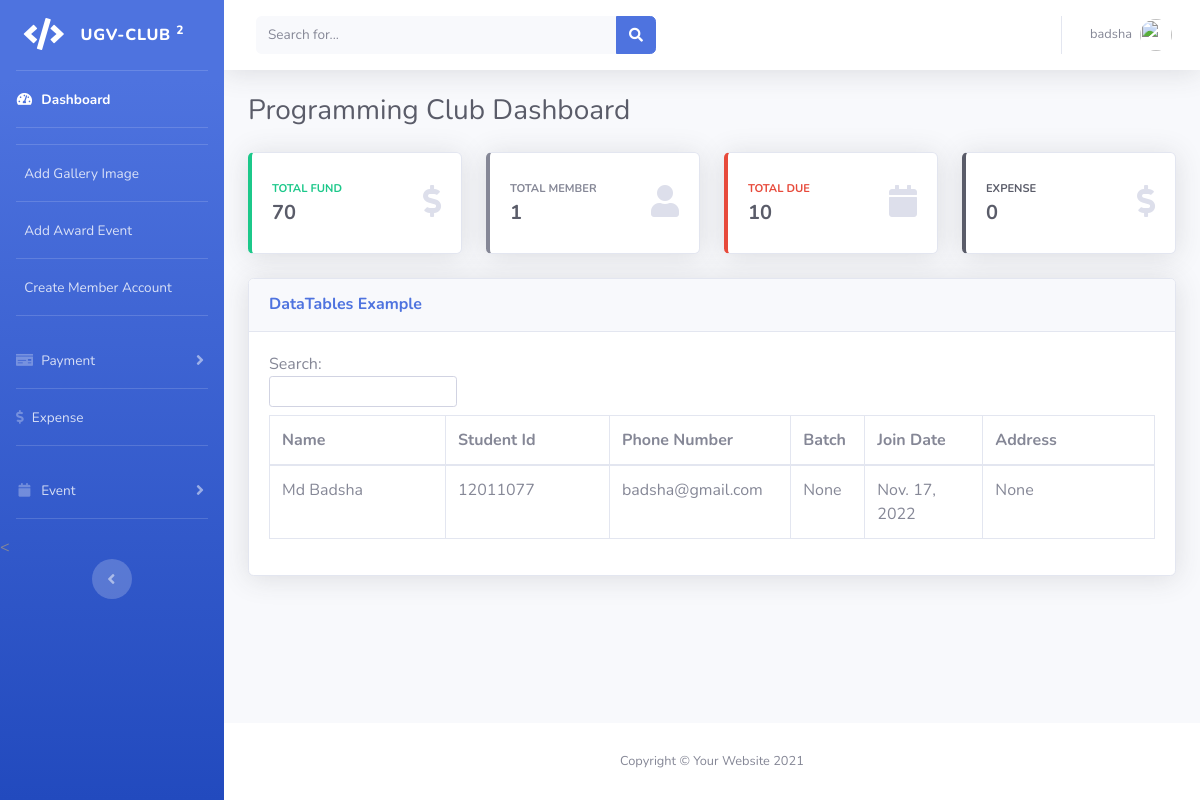
/programming/ (signed in), run on the app's committed database.
### user_account/models.py (models this page shows, shortened)
class CustomUser(AbstractUser):
    CLUB_NAME  = (
        ('PROGRAMMING','PROGRAMMING'),
        ('DEVELOPMENT','DEVELOPMENT'),
    )
    GENDER = (
        ('MALE','MALE'),
        ('FEMALE','FEMALE'),
    )
    USER_TYPE =(
        ('ADMIN','ADMIN'),
        ('STAFF','STAFF'),
        ('MEMBERS','MEMBERS'),
    )
    email = models.EmailField(max_length=40,blank=True,null=True)
    student_id = models.CharField(max_length=20,unique=True,blank=True,null=True)
    phone_number = models.CharField(max_length=15,blank=True,null=True)
    batch = models.CharField(max_length=20,null=True,blank=True)
    semester = models.CharField(max_length=20,null=True,blank=True)
    address = models.CharField(max_length=200,null=True,blank=True)
    gender = models.CharField(max_length=10,null=True,blank=True, choices=GENDER )
    user_type = models.CharField(
        max_length=10, choices=USER_TYPE, blank=True, default='MEMBERS')
    club_name = models.CharField(max_length=15, blank=True,null=True, choices = CLUB_NAME)
    profile_pic = models.ImageField(upload_to='user_profile/',null=True, blank=True, )
    created_at = models.DateField(auto_now_add=True,null=True,blank=True)

### pro_club/models.py (models this page shows, shortened)
class Fund(models.Model):
    total = models.IntegerField(default=0)

### pro_club/views.py (the view)
# urls.py: path('',views.dashboard,name='dashboard'),
@login_required(login_url='pc_login')
@user_passes_test(user_type_cehck, login_url='home')
def dashboard(request):
    member = CustomUser.objects.filter(club_name='PROGRAMMING')
    total_member = member.count()
    total_fund,created = Fund.objects.get_or_create()
    if created:
        total_fund = total_fund[0]
    expense = Expense.objects.all()
    total_expense = 0
    for i in expense:
        total_expense = total_expense + i.expense_amount
    event_list = Event.objects.filter(event_status='UPCOMMING').count()
    due = Due.objects.all()
    total_due = 0
    for i in due:
        total_due += i.ammount
    dict = {
        'member':member,
        'all_member': total_member,
        'total_fund': total_fund,
        'total_expense': total_expense,
        'event_list': event_list,
        'total_due': total_due,
    }
    return render(request,'pro_club/dashboard.html',dict)

### pro_club/views.py (called while the page is built)
def user_type_cehck(CustomUser):
    return CustomUser.club_name == 'PROGRAMMING' and CustomUser.user_type != 'MEMBERS'

### templates/pro_club/dashboard.html (shortened to what this page needs)
{% extends 'base.html' %}
{% load static %}
{% block content %}
<div class="d-sm-flex align-items-center justify-content-between mb-4">
    <h1 class="h3 mb-0 text-gray-800">Programming Club Dashboard</h1>
</div>
<div class="row">
    <div class="col-xl-3 col-md-6 mb-4">
        <div class="card border-left-success shadow h-100 py-2">
            <div class="card-body">
                <div class="row no-gutters align-items-center">
                    <div class="col mr-2">
                        <div class="text-xs font-weight-bold text-success text-uppercase mb-1">
                            Total Fund</div>
                        <div class="h5 mb-0 font-weight-bold text-gray-800">{{total_fund.total}}</div>
                    </div>
                    <div class="col-auto">
                        <i class="fas fa-dollar-sign fa-2x text-gray-300"></i>
                    </div>
                </div>
            </div>
        </div>
    </div>
    <div class="col-xl-3 col-md-6 mb-4">
        <div class="card border-left-secondary shadow h-100 py-2">
            <div class="card-body">
                <div class="row no-gutters align-items-center">
                    <div class="col mr-2">
                        <div class="text-xs font-weight-bold text-secondary text-uppercase mb-1">
                            Total Member</div>
                        <div class="h5 mb-0 font-weight-bold text-gray-800">{{all_member}}</div>
                    </div>
                    <div class="col-auto">
                        <i class="fas fa-user fa-2x text-gray-300"></i>
                    </div>
                </div>
            </div>
        </div>
    </div>
    <div class="col-xl-3 col-md-6 mb-4">
        <div class="card border-left-danger shadow h-100 py-2">
            <div class="card-body">
                <div class="row no-gutters align-items-center">
                    <div class="col mr-2">
                        <div class="text-xs font-weight-bold text-danger text-uppercase mb-1">
                            Total Due</div>
                        <div class="h5 mb-0 font-weight-bold text-gray-800">{{total_due}}</div>
                    </div>
                    <div class="col-auto">
                        <i class="fas fa-calendar fa-2x text-gray-300"></i>
                    </div>
                </div>
            </div>
        </div>
    </div>
    <div class="col-xl-3 col-md-6 mb-4">
        <div class="card border-left-dark shadow h-100 py-2">
            <div class="card-body">
                <div class="row no-gutters align-items-center">
                    <div class="col mr-2">
                        <div class="text-xs font-weight-bold text-dark text-uppercase mb-1">
                            Expense</div>
                        <div class="h5 mb-0 font-weight-bold text-gray-800">{{total_expense}}</div>
                    </div>
                    <div class="col-auto">
                        <i class="fas fa-dollar-sign fa-2x text-gray-300"></i>
                    </div>
                </div>
            </div>
        </div>
    </div>
</div>
<div class="card shadow mb-4">
    <div class="card-header py-3">
        <h6 class="m-0 font-weight-bold text-primary">DataTables Example</h6>
    </div>
    <div class="card-body">
        <div class="table-responsive">
            <div id="dataTable_wrapper" class="dataTables_wrapper dt-bootstrap4">
                <div class="row">
                    <div class="col-sm-12 col-md-6">
                        <div id="dataTable_filter" class="dataTables_filter"><label>Search:<input type="search"
                                    class="form-control form-control-sm" placeholder=""
                                    aria-controls="dataTable"></label></div>
                    </div>
                </div>
                <div class="row">
                    <div class="col-sm-12">
                        <table class="table table-bordered dataTable" id="dataTable" width="100%" cellspacing="0"
                            role="grid" aria-describedby="dataTable_info" style="width: 100%;">
                            <thead>
                                <tr role="row">
                                    <th class="sorting sorting_asc" tabindex="0" aria-controls="dataTable" rowspan="1"
                                        colspan="1" aria-sort="ascending"
                                        aria-label="Name: activate to sort column descending" style="width: 161px;">Name
                                    </th>
                                    <th class="sorting" tabindex="0" aria-controls="dataTable" rowspan="1" colspan="1"
                                        aria-label="Position: activate to sort column ascending" style="width: 150px;">
                                        Student Id</th>
                                    <th class="sorting" tabindex="0" aria-controls="dataTable" rowspan="1" colspan="1"
                                        aria-label="Office: activate to sort column ascending" style="width: 115px;">
                                        Phone Number</th>
                                    <th class="sorting" tabindex="0" aria-controls="dataTable" rowspan="1" colspan="1"
                                        aria-label="Age: activate to sort column ascending" style="width: 51px;">Batch
                                    </th>
                                    <th class="sorting" tabindex="0" aria-controls="dataTable" rowspan="1" colspan="1"
                                        aria-label="Start date: activate to sort column ascending"
                                        style="width: 108px;">Join Date</th>
                                    <th class="sorting" tabindex="0" aria-controls="dataTable" rowspan="1" colspan="1"
                                        aria-label="Salary: activate to sort column ascending" style="width: 157px;">
                                        Address</th>
                                </tr>
                            </thead>
                            <tbody>
                                {% for i in member %}
                                <tr class="odd">
                                    <td class="sorting_1">{{i.first_name}} {{ i.last_name}}</td>
                                    <td>{{i.student_id}}</td>
                                    <td>{{i.phone_number}}</td>
                                    <td>{{i.batch}}</td>
                                    <td>{{i.created_at}}</td>
                                    <td>{{i.address}}</td>
                                </tr>
                                {% endfor %}
                            </tbody>
                        </table>
                    </div>
                </div>
            </div>
        </div>
    </div>
</div>
{% endblock %}

### templates/topbar.html (shortened to what this page needs)
{% load static %}
<nav class="navbar navbar-expand navbar-light bg-white topbar mb-4 static-top shadow">
    <form class="d-none d-sm-inline-block form-inline mr-auto ml-md-3 my-2 my-md-0 mw-100 navbar-search">
        <div class="input-group">
            <input type="text" class="form-control bg-light border-0 small" placeholder="Search for..."
                aria-label="Search" aria-describedby="basic-addon2">
            <div class="input-group-append">
                <button class="btn btn-primary" type="button">
                    <i class="fas fa-search fa-sm"></i>
                </button>
            </div>
        </div>
    </form>
    <ul class="navbar-nav ml-auto">
        <li class="nav-item dropdown no-arrow">
            <a class="nav-link dropdown-toggle" href="#" id="userDropdown" role="button" data-toggle="dropdown"
                aria-haspopup="true" aria-expanded="false">
                <span class="mr-2 d-none d-lg-inline text-gray-600 small">{{user.username}}</span>
                <img class="img-profile rounded-circle" src="{% static 'assets/img/undraw_profile.svg' %}">
            </a>
        </li>
    </ul>
</nav>

### data on the page
CustomUser: username "badsha", first_name "Md", last_name "Badsha", student_id "12011077", phone_number "badsha@gmail.com", batch "None", created_at "Nov. 17, 2022", address "None"
Fund: total "70"

### other printed values
{{ all_member }} "1"
{{ total_due }} "10"
{{ total_expense }} "0"
